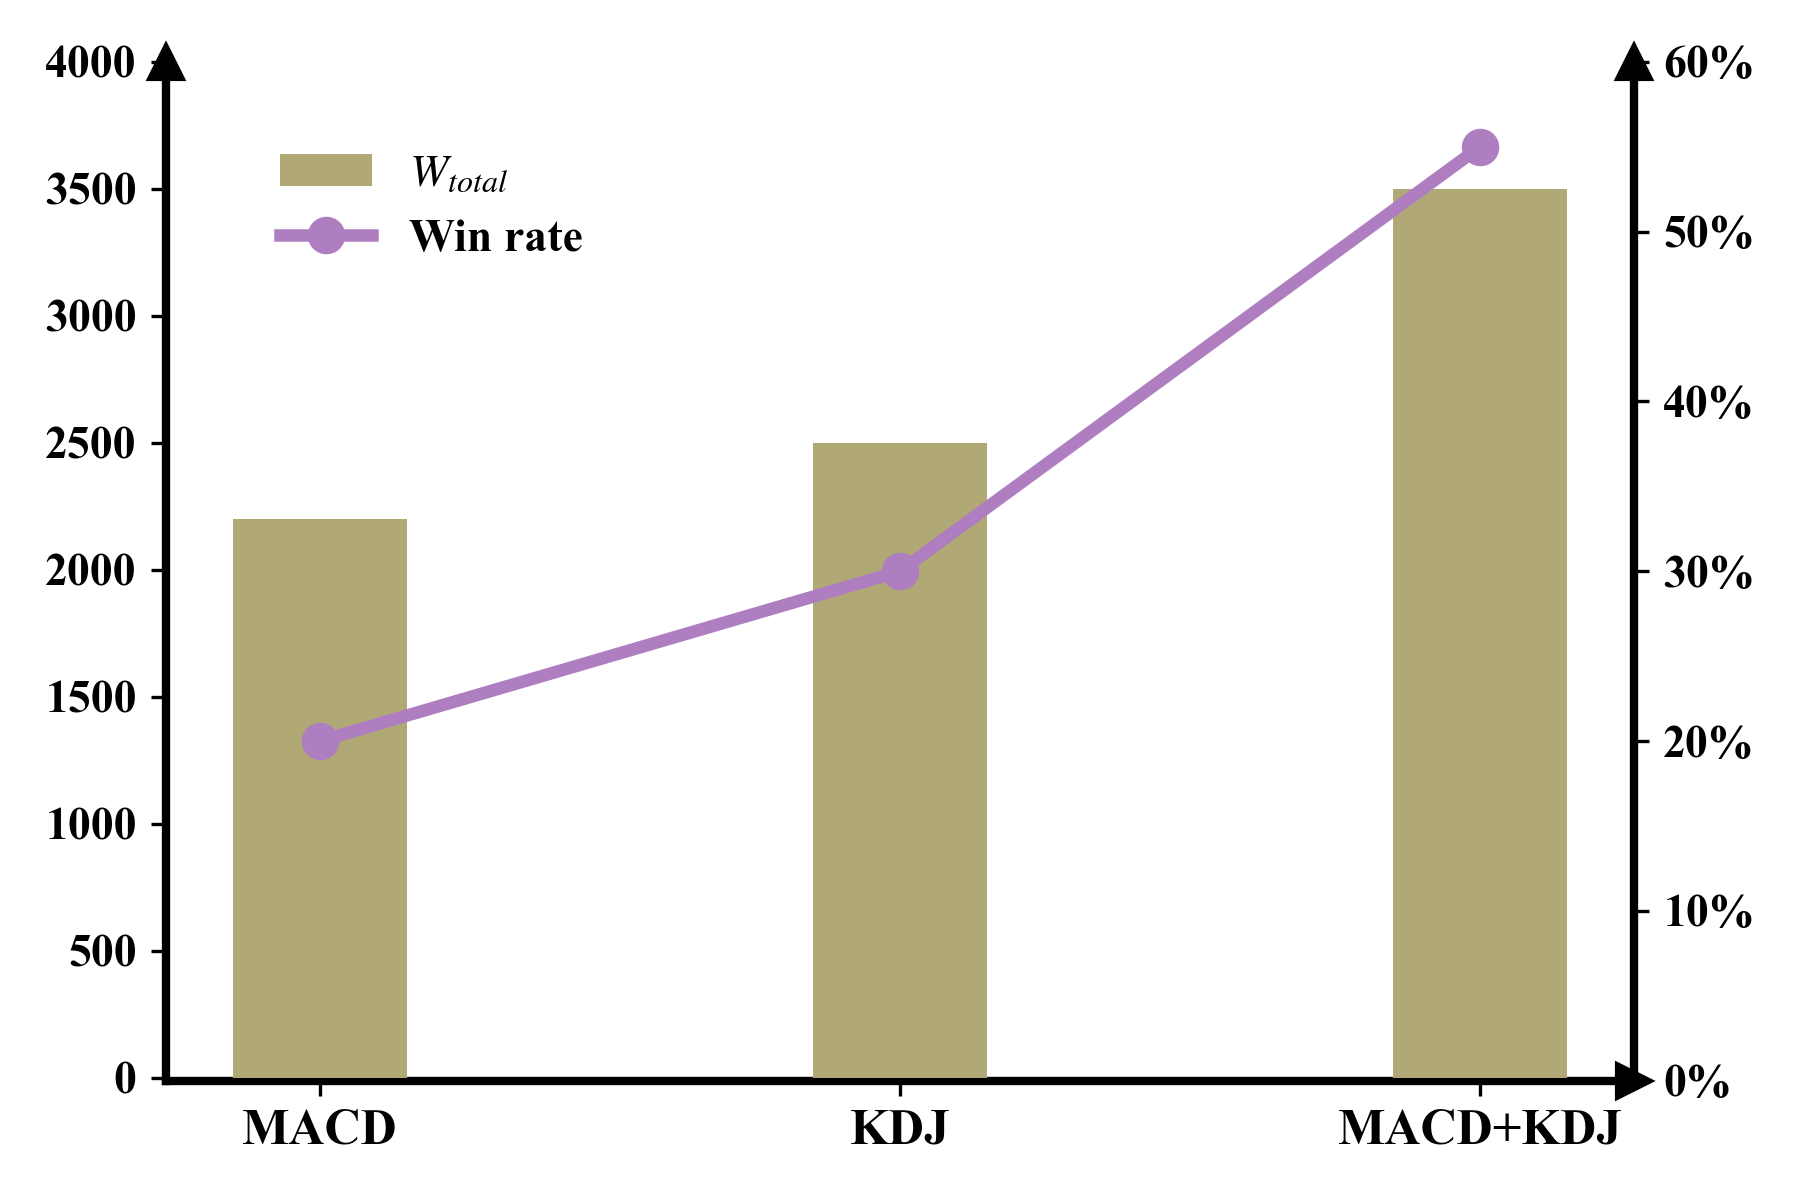

Source code (Python):
import matplotlib.pyplot as plt
import numpy as np
from matplotlib.ticker import PercentFormatter # 用于显示百分号


# 1. 准备数据 (根据你的表格输入)
labels = ['MACD', 'KDJ', 'MACD+KDJ']
w_total_data = [2200, 2500, 3500]   # 左轴数据 (柱状图)
win_rate_data = [0.20, 0.30, 0.55]  # 右轴数据 (折线图)
OUTPUT_PDF = '02.pdf'
OUTPUT_PNG = '02.png'

# 2. 全局字体设置
plt.rcParams['font.family'] = 'serif'
plt.rcParams['font.serif'] = ['Times New Roman']
plt.rcParams['mathtext.fontset'] = 'stix'

# 3. 创建画布
fig, ax1 = plt.subplots(figsize=(6, 4), dpi=300)

# 定义柱子宽度
bar_width = 0.3
x = np.arange(len(labels))

# ==========================================
# 第一部分：绘制左轴 (柱状图 - W_total)
# ==========================================
# 颜色取自目标图的深蓝色
color_bar = '#B0A875'
ax1.bar(x, w_total_data, width=bar_width, color=color_bar, label='$W_{total}$', zorder=10)

# 设置左轴范围和刻度
ax1.set_ylim(-10, 4000)  # 控制柱子和X轴距离
ax1.set_yticks(np.arange(0, 4001, 500)) # 0到4000，每隔500

# 样式美化
# ax1.set_ylabel('$W_{total}$', fontweight='bold', fontsize=12, rotation=0, loc='top')
ax1.tick_params(axis='y', labelsize=11)

# ==========================================
# 第二部分：绘制右轴 (折线图 - Win rate)
# ==========================================
# 创建共享X轴的副坐标系
ax2 = ax1.twinx()

# 颜色取自目标图的深红色
color_line = '#AF7EC0'
# 绘制折线：marker='o'即圆形节点，linewidth=3加粗
ax2.plot(x, win_rate_data, color=color_line, marker='o', markersize=8,
         linewidth=3, label='Win rate', zorder=20)

# 设置右轴范围 (0% - 60%)
ax2.set_ylim(0, 0.60)
# 设置右轴刻度格式为百分比
ax2.yaxis.set_major_formatter(PercentFormatter(1.0))
ax2.set_yticks(np.arange(0, 0.61, 0.1)) # 0.0到0.6，每隔0.1

# 右轴刻度字体加粗
ax2.tick_params(axis='y', labelsize=11)
for label in ax2.get_yticklabels():
    label.set_fontweight('bold')

# ==========================================
# 第三部分：坐标轴与箭头美化
# ==========================================

# --- 处理边框 (Spines) ---
# ax1 (左轴): 隐藏上、右
ax1.spines['top'].set_visible(False)
ax1.spines['right'].set_visible(False)
ax1.spines['left'].set_linewidth(2)
ax1.spines['bottom'].set_linewidth(2)
ax1.spines['left'].set_zorder(30) # 确保轴线在最上层

# ax2 (右轴): 隐藏上、左、底 (底和左由ax1负责)
ax2.spines['top'].set_visible(False)
ax2.spines['left'].set_visible(False)
ax2.spines['bottom'].set_visible(False)
ax2.spines['right'].set_linewidth(2) # 加粗右侧轴线
ax2.spines['right'].set_zorder(30)

# --- 绘制箭头 ---
# 1. 左Y轴箭头 (ax1 Top-Left)
ax1.plot(0, 1, "^k", transform=ax1.transAxes, clip_on=False, markersize=8, zorder=30)
# 2. X轴箭头 (ax1 Bottom-Right)
ax1.plot(1, 0, ">k", transform=ax1.transAxes, clip_on=False, markersize=8, zorder=30)
# 3. 右Y轴箭头 (ax1 Top-Right)
# 注意：这里我们依然用 ax1.transAxes，位置 (1, 1) 就是右上角
ax1.plot(1, 1, "^k", transform=ax1.transAxes, clip_on=False, markersize=8, zorder=30)

# --- X轴标签设置 ---
ax1.set_xticks(x)
ax1.set_xticklabels(labels, fontweight='bold', fontsize=12)
# 加粗左轴刻度
for label in ax1.get_yticklabels():
    label.set_fontweight('bold')

# ==========================================
# 第四部分：合并图例
# ==========================================
# 因为有两个不同的轴，我们需要手动收集图例句柄(handles)和标签(labels)
lines_1, labels_1 = ax1.get_legend_handles_labels()
lines_2, labels_2 = ax2.get_legend_handles_labels()

# 合并并在左上角显示
legend = ax1.legend(lines_1 + lines_2, labels_1 + labels_2,
                    loc='upper left', frameon=False, fontsize=11,
                    bbox_to_anchor=(0.05, 0.95))

for text in legend.get_texts():
    text.set_fontweight('bold')

plt.tight_layout()
plt.savefig(OUTPUT_PDF, format='pdf')
plt.savefig(OUTPUT_PNG, dpi=300)
plt.show()
